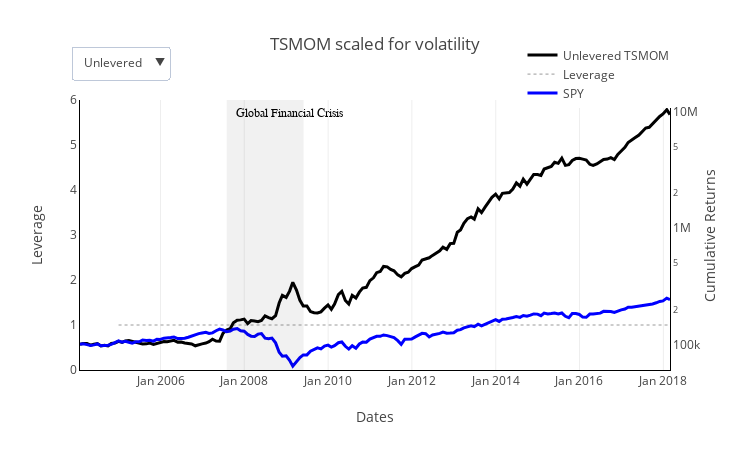

The code cell stored with this chart in its notebook:
### Code cell
ts_idx = levered.index
init_cap = 100000
trace_10 = Scatter(x = ts_idx,
                   y = unlevered.Cumulative * init_cap,
                   visible = True, 
                   name = 'Unlevered TSMOM',
                   yaxis = 'y2',
                   line = dict(dash = 'line',
                               color = 'black', 
                               width = 3)
                 )
trace_20 = Scatter(x = ts_idx,
                   y = unlevered.Leverage,
                   visible = True,

                   name = 'Leverage',
                   line = dict(dash = 'dot',
                               color = 'grey', 
                               width = 0.8, 
                               )
                 )
                  
trace_30 =  Scatter(x = ts_idx,
                    y = unlevered.SPY * init_cap,
                    visible = True,
                    name = 'SPY',
                    yaxis = 'y2',
                    line = dict(dash = 'line', 
                                color = 'blue', 
                                width = 3)    
                   )

trace_11 = Scatter(x = ts_idx,
                   y = (levered['Cumulative VolScale'] * init_cap),
                   visible = False,
                   name = 'Levered TSMOM',
                   yaxis = 'y2',
                   line = dict(dash = 'line',
                               color = 'black', 
                               width = 3)
                 )
trace_12 = Scatter(x = ts_idx,
                   y = (levered.Leverage),
                   visible = False,
                   name = 'Leverage',
                   line = dict(dash = 'dot',
                               color = 'grey', 
                               width = 0.8),
                 )
trace_13 = Scatter(x = ts_idx,
                   y = (levered.SPY) * init_cap,
                   visible = False,
                   name = 'SPY',
                   yaxis = 'y2',
                   line = dict(dash = 'line',
                               color = 'blue', 
                               width = 3,
                              )
                  )
data_ttl = [trace_10, trace_20, trace_30, trace_11, trace_12, trace_13]
updatemenus = list([dict(#type="buttons", 
                         active= 0, 
                         
                         buttons=list([dict(label = 'Unlevered',  
                                            method = 'update', 
                                            args = [{'visible': [True, True, True, False, False, False]},]),
                       
                                       dict(label = 'Levered', 
                                            method = 'update', 
                                            args = [{'visible': [False, False, False, True, True, True]},]), 
                                       
                                      ]),  
                         x = 0.15,
                         y = 1.2
                        ),
                   ], 
                   
                  )

lay = Layout(title = 'TSMOM scaled for volatility',
             legend = dict(x = 0.75, y = 1.22),

             xaxis = dict(title = 'Dates', 
                          showgrid = True, 
                          showticklabels = True,
                          linecolor = 'black',
                          tickformat = '%b %Y',
                          hoverformat = '%b %Y'
                         ),
             
              yaxis = dict(title = 'Leverage', 
                          showgrid = False,
                          showticklabels = True,
                          linecolor = 'black',
                            side = 'left',
                          range = [0, 6],
                           
                          ),
             yaxis2 = dict(title = 'Cumulative Returns', 
                          showgrid = False,
                          showticklabels = True,
                          linecolor = 'black',
                          range = [4.78, 7.1],
                          nticks = 5,
                          type = 'log',
                           overlaying = 'y',
                           side = 'right'
                          ),
             
             paper_bgcolor = 'white',
             plot_bgcolor = 'white',
             autosize = False,
             height = 450,
             width = 750,
             showlegend = True,
             updatemenus = updatemenus,

             shapes = [
                 {
                     'type' : 'line',
                     'xref' : 'paper',
                     'x0' : 0,
                     'y0' : init_cap,
                     'x1' : 1,
                     'y1' : init_cap,
                     'line' : {
                         
                         'color': 'black',
                         'width': 1,
                         'dash': 'dash'
                             },
                 },

                     {
                      
                      'x0':'2007-08-01', 
                      'x1':'2009-06-01', 
                      'yref': 'paper',
                      'y0':0,
                      'y1':1,
                      'fillcolor':'rgba(30,30,30,0.3)',  
                      'opacity':.2, 
                      'line' : {'width': 0
                               },
                      },
             ]
            )
annot = []

annot.extend([dict(#xref = 'paper',
                  yref = 'paper',
                  x = '2010-05-27',
                  y= 0.98,
                  xanchor ='right', 
                  yanchor='right',
                  text= 'Global Financial Crisis',
                  font=dict(family='<b>Arial<b>',
                            size= 12, 
                            color= 'black',
                           ),
                  showarrow=False), 

             ]
            )

lay['annotations'] = annot
fig_ttl = Figure(data = data_ttl, layout = lay)
iplot(fig_ttl, show_link = False, filename= '/Users/Ravi/Desktop/Git/india-famafrench/docs/_static/ETFPort.html')

### Figure 1 — Plotly figure (JSON) as saved in the notebook; plotly's stock layout.template omitted (floating-point values rounded to 4 significant figures; data arrays with more than 128 entries replaced by an {"elided": "..."} marker saying what was removed)
{"data": [{"line": {"color": "black", "dash": "line", "width": 3}, "name": "Unlevered TSMOM", "type": "scatter", "visible": true, "x": {"elided": "170 str values"}, "y": {"elided": "170 float values"}, "yaxis": "y2"}, {"line": {"color": "grey", "dash": "dot", "width": 0.8}, "name": "Leverage", "type": "scatter", "visible": true, "x": {"elided": "170 str values"}, "y": {"elided": "170 int values"}}, {"line": {"color": "blue", "dash": "line", "width": 3}, "name": "SPY", "type": "scatter", "visible": true, "x": {"elided": "170 str values"}, "y": {"elided": "170 float values"}, "yaxis": "y2"}, {"line": {"color": "black", "dash": "line", "width": 3}, "name": "Levered TSMOM", "type": "scatter", "visible": false, "x": {"elided": "170 str values"}, "y": {"elided": "170 float values"}, "yaxis": "y2"}, {"line": {"color": "grey", "dash": "dot", "width": 0.8}, "name": "Leverage", "type": "scatter", "visible": false, "x": {"elided": "170 str values"}, "y": {"elided": "170 float values"}}, {"line": {"color": "blue", "dash": "line", "width": 3}, "name": "SPY", "type": "scatter", "visible": false, "x": {"elided": "170 str values"}, "y": {"elided": "170 float values"}, "yaxis": "y2"}], "layout": {"annotations": [{"font": {"color": "black", "family": "<b>Arial<b>", "size": 12}, "showarrow": false, "text": "Global Financial Crisis", "x": "2010-05-27", "xanchor": "right", "y": 0.98, "yanchor": "right", "yref": "paper"}], "autosize": false, "height": 450, "legend": {"x": 0.75, "y": 1.22}, "paper_bgcolor": "white", "plot_bgcolor": "white", "shapes": [{"line": {"color": "black", "dash": "dash", "width": 1}, "type": "line", "x0": 0, "x1": 1, "xref": "paper", "y0": 100000, "y1": 100000}, {"fillcolor": "rgba(30,30,30,0.3)", "line": {"width": 0}, "opacity": 0.2, "x0": "2007-08-01", "x1": "2009-06-01", "y0": 0, "y1": 1, "yref": "paper"}], "showlegend": true, "title": "TSMOM scaled for volatility", "updatemenus": [{"active": 0, "buttons": [{"args": [{"visible": [true, true, true, false, false, false]}], "label": "Unlevered", "method": "update"}, {"args": [{"visible": [false, false, false, true, true, true]}], "label": "Levered", "method": "update"}], "x": 0.15, "y": 1.2}], "width": 750, "xaxis": {"hoverformat": "%b %Y", "linecolor": "black", "showgrid": true, "showticklabels": true, "tickformat": "%b %Y", "title": "Dates"}, "yaxis": {"linecolor": "black", "range": [0, 6], "showgrid": false, "showticklabels": true, "side": "left", "title": "Leverage"}, "yaxis2": {"linecolor": "black", "nticks": 5, "overlaying": "y", "range": [4.78, 7.1], "showgrid": false, "showticklabels": true, "side": "right", "title": "Cumulative Returns", "type": "log"}}}
